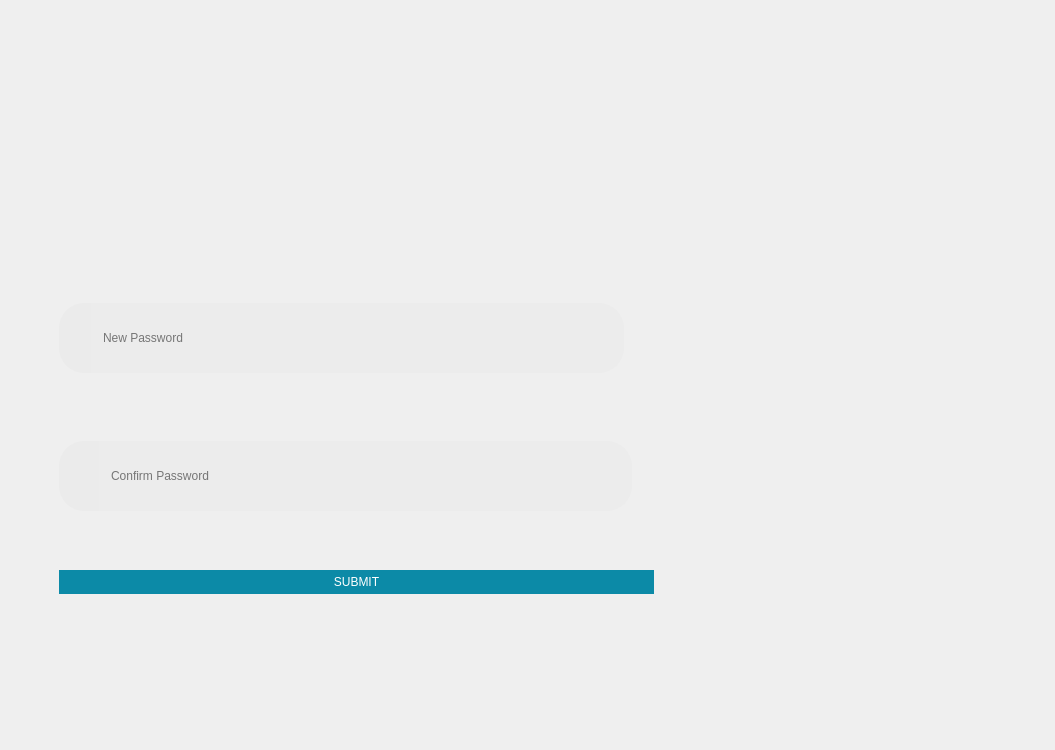
<?xml version="1.0" encoding="UTF-8"?>
<ui version="4.0">
 <class>Form</class>
 <widget class="QWidget" name="Form">
  <property name="geometry">
   <rect>
    <x>0</x>
    <y>0</y>
    <width>1055</width>
    <height>750</height>
   </rect>
  </property>
  <property name="minimumSize">
   <size>
    <width>1055</width>
    <height>750</height>
   </size>
  </property>
  <property name="maximumSize">
   <size>
    <width>1055</width>
    <height>750</height>
   </size>
  </property>
  <property name="windowIcon">
   <iconset resource="../resource.qrc">
    <normaloff>:/images/image/desktopIcon.png</normaloff>:/images/image/desktopIcon.png</iconset>
  </property>
  <property name="styleSheet">
   <string notr="true">QFrame{
	background:transparent;
	border:none;
}</string>
  </property>
  <layout class="QVBoxLayout" name="verticalLayout">
   <property name="spacing">
    <number>0</number>
   </property>
   <property name="leftMargin">
    <number>0</number>
   </property>
   <property name="topMargin">
    <number>0</number>
   </property>
   <property name="rightMargin">
    <number>0</number>
   </property>
   <property name="bottomMargin">
    <number>0</number>
   </property>
   <item>
    <widget class="QFrame" name="loginFrame">
     <property name="styleSheet">
      <string notr="true">#loginFrame{

	
	background-image: url(:/images/image/loginBG.png);

}</string>
     </property>
     <property name="frameShape">
      <enum>QFrame::StyledPanel</enum>
     </property>
     <property name="frameShadow">
      <enum>QFrame::Raised</enum>
     </property>
     <layout class="QVBoxLayout" name="verticalLayout_2">
      <item alignment="Qt::AlignRight|Qt::AlignTop">
       <widget class="QFrame" name="frame">
        <property name="frameShape">
         <enum>QFrame::StyledPanel</enum>
        </property>
        <property name="frameShadow">
         <enum>QFrame::Raised</enum>
        </property>
        <layout class="QHBoxLayout" name="horizontalLayout">
         <property name="spacing">
          <number>0</number>
         </property>
         <property name="leftMargin">
          <number>0</number>
         </property>
         <property name="topMargin">
          <number>0</number>
         </property>
         <property name="rightMargin">
          <number>0</number>
         </property>
         <property name="bottomMargin">
          <number>0</number>
         </property>
         <item>
          <widget class="QPushButton" name="closeBtn">
           <property name="styleSheet">
            <string notr="true">#closeBtn{
	background:transparent;
	border:none;
}</string>
           </property>
           <property name="text">
            <string/>
           </property>
           <property name="icon">
            <iconset resource="../resource.qrc">
             <normaloff>:/Icons/Icons/close.png</normaloff>:/Icons/Icons/close.png</iconset>
           </property>
           <property name="iconSize">
            <size>
             <width>40</width>
             <height>40</height>
            </size>
           </property>
          </widget>
         </item>
        </layout>
       </widget>
      </item>
      <item>
       <widget class="QFrame" name="frame_2">
        <property name="minimumSize">
         <size>
          <width>0</width>
          <height>500</height>
         </size>
        </property>
        <property name="styleSheet">
         <string notr="true">QLineEdit{
	border-top-right-radius:25px;
	border-bottom-right-radius:25px;
	background-color:#ECECEC;
	font: 63 15pt &quot;Montserrat SemiBold&quot;;
	padding-left:10px;
}</string>
        </property>
        <property name="frameShape">
         <enum>QFrame::StyledPanel</enum>
        </property>
        <property name="frameShadow">
         <enum>QFrame::Raised</enum>
        </property>
        <layout class="QVBoxLayout" name="verticalLayout_3">
         <property name="leftMargin">
          <number>50</number>
         </property>
         <property name="bottomMargin">
          <number>100</number>
         </property>
         <item alignment="Qt::AlignLeft">
          <widget class="QFrame" name="frame_3">
           <property name="sizePolicy">
            <sizepolicy hsizetype="Preferred" vsizetype="Fixed">
             <horstretch>0</horstretch>
             <verstretch>0</verstretch>
            </sizepolicy>
           </property>
           <property name="frameShape">
            <enum>QFrame::StyledPanel</enum>
           </property>
           <property name="frameShadow">
            <enum>QFrame::Raised</enum>
           </property>
           <layout class="QHBoxLayout" name="horizontalLayout_3">
            <property name="spacing">
             <number>0</number>
            </property>
            <property name="leftMargin">
             <number>0</number>
            </property>
            <property name="rightMargin">
             <number>0</number>
            </property>
            <item>
             <widget class="QFrame" name="userIcon">
              <property name="sizePolicy">
               <sizepolicy hsizetype="Fixed" vsizetype="Fixed">
                <horstretch>0</horstretch>
                <verstretch>0</verstretch>
               </sizepolicy>
              </property>
              <property name="maximumSize">
               <size>
                <width>60</width>
                <height>70</height>
               </size>
              </property>
              <property name="styleSheet">
               <string notr="true">background-color: rgb(235, 235, 235);
border-top-left-radius:25px;
border-bottom-left-radius:25px;</string>
              </property>
              <property name="frameShape">
               <enum>QFrame::StyledPanel</enum>
              </property>
              <property name="frameShadow">
               <enum>QFrame::Raised</enum>
              </property>
              <layout class="QHBoxLayout" name="horizontalLayout_4">
               <property name="leftMargin">
                <number>20</number>
               </property>
               <property name="topMargin">
                <number>15</number>
               </property>
               <property name="rightMargin">
                <number>5</number>
               </property>
               <property name="bottomMargin">
                <number>15</number>
               </property>
               <item>
                <widget class="QLabel" name="label">
                 <property name="text">
                  <string/>
                 </property>
                 <property name="pixmap">
                  <pixmap resource="../resource.qrc">:/Icons/Icons/lockIcon.png</pixmap>
                 </property>
                 <property name="scaledContents">
                  <bool>true</bool>
                 </property>
                </widget>
               </item>
              </layout>
             </widget>
            </item>
            <item>
             <widget class="QLineEdit" name="newPass">
              <property name="sizePolicy">
               <sizepolicy hsizetype="Fixed" vsizetype="Fixed">
                <horstretch>0</horstretch>
                <verstretch>0</verstretch>
               </sizepolicy>
              </property>
              <property name="minimumSize">
               <size>
                <width>533</width>
                <height>70</height>
               </size>
              </property>
              <property name="styleSheet">
               <string notr="true"/>
              </property>
              <property name="echoMode">
               <enum>QLineEdit::Password</enum>
              </property>
              <property name="placeholderText">
               <string>New Password</string>
              </property>
             </widget>
            </item>
           </layout>
          </widget>
         </item>
         <item alignment="Qt::AlignLeft">
          <widget class="QFrame" name="frame_4">
           <property name="sizePolicy">
            <sizepolicy hsizetype="Preferred" vsizetype="Fixed">
             <horstretch>0</horstretch>
             <verstretch>0</verstretch>
            </sizepolicy>
           </property>
           <property name="frameShape">
            <enum>QFrame::StyledPanel</enum>
           </property>
           <property name="frameShadow">
            <enum>QFrame::Raised</enum>
           </property>
           <layout class="QHBoxLayout" name="horizontalLayout_2">
            <property name="spacing">
             <number>0</number>
            </property>
            <property name="leftMargin">
             <number>0</number>
            </property>
            <property name="rightMargin">
             <number>0</number>
            </property>
            <item>
             <widget class="QFrame" name="passwordIcon">
              <property name="sizePolicy">
               <sizepolicy hsizetype="Fixed" vsizetype="Fixed">
                <horstretch>0</horstretch>
                <verstretch>0</verstretch>
               </sizepolicy>
              </property>
              <property name="minimumSize">
               <size>
                <width>40</width>
                <height>70</height>
               </size>
              </property>
              <property name="maximumSize">
               <size>
                <width>60</width>
                <height>70</height>
               </size>
              </property>
              <property name="styleSheet">
               <string notr="true">background-color: rgb(235, 235, 235);
border-top-left-radius:25px;
border-bottom-left-radius:25px;</string>
              </property>
              <property name="frameShape">
               <enum>QFrame::StyledPanel</enum>
              </property>
              <property name="frameShadow">
               <enum>QFrame::Raised</enum>
              </property>
              <layout class="QHBoxLayout" name="horizontalLayout_5">
               <property name="leftMargin">
                <number>20</number>
               </property>
               <property name="topMargin">
                <number>15</number>
               </property>
               <property name="rightMargin">
                <number>5</number>
               </property>
               <property name="bottomMargin">
                <number>15</number>
               </property>
               <item>
                <widget class="QLabel" name="label_2">
                 <property name="text">
                  <string/>
                 </property>
                 <property name="pixmap">
                  <pixmap resource="../resource.qrc">:/Icons/Icons/lockIcon.png</pixmap>
                 </property>
                 <property name="scaledContents">
                  <bool>true</bool>
                 </property>
                </widget>
               </item>
              </layout>
             </widget>
            </item>
            <item>
             <widget class="QLineEdit" name="confirmPass">
              <property name="sizePolicy">
               <sizepolicy hsizetype="Fixed" vsizetype="Fixed">
                <horstretch>0</horstretch>
                <verstretch>0</verstretch>
               </sizepolicy>
              </property>
              <property name="minimumSize">
               <size>
                <width>533</width>
                <height>70</height>
               </size>
              </property>
              <property name="echoMode">
               <enum>QLineEdit::Password</enum>
              </property>
              <property name="dragEnabled">
               <bool>false</bool>
              </property>
              <property name="placeholderText">
               <string>Confirm Password</string>
              </property>
             </widget>
            </item>
           </layout>
          </widget>
         </item>
         <item>
          <widget class="QPushButton" name="submitNewPass">
           <property name="sizePolicy">
            <sizepolicy hsizetype="Fixed" vsizetype="Fixed">
             <horstretch>0</horstretch>
             <verstretch>0</verstretch>
            </sizepolicy>
           </property>
           <property name="minimumSize">
            <size>
             <width>595</width>
             <height>0</height>
            </size>
           </property>
           <property name="styleSheet">
            <string notr="true">QPushButton{
	padding:5px;
	background-color:#0C8AA7;
	border:none;
	border-radius:20px;
	font: 87 20pt &quot;Montserrat Black&quot;;
	color:rgb(255, 255, 255);
}</string>
           </property>
           <property name="text">
            <string>SUBMIT</string>
           </property>
          </widget>
         </item>
        </layout>
       </widget>
      </item>
     </layout>
    </widget>
   </item>
  </layout>
 </widget>
 <resources>
  <include location="../resource.qrc"/>
 </resources>
 <connections/>
</ui>
